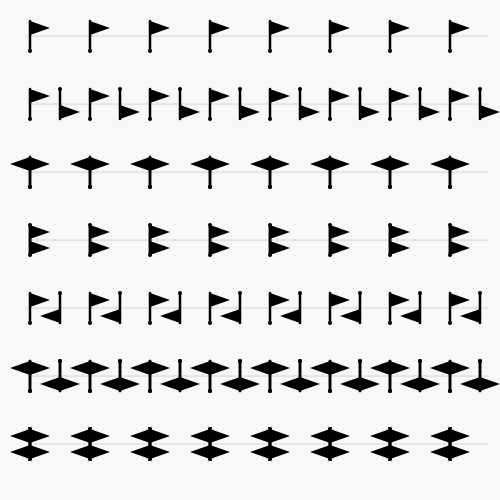
Frame 1 (no input)
Frame 2 (the mouse pressed at the canvas centre, redrawn once): identical to frame 1, image omitted

The p5.js sketch that drew this single still picture (run headless with seeded random() and noise() and a simulated clock; the mouse was pressed at the canvas centre and the sketch redrawn once):

// p5.js sketch
// ── sketch.js
// 프리즈군 7종을 한 캔버스에 7개 띠로 함께 보여준다. 검은 모티프(깃발), 흰 배경.
const P = 60, ROW_GAP = 68, TOP = 36;

function motif() {
  stroke(0);
  strokeWeight(2.5);
  line(0, 15, 0, -15);
  noStroke();
  fill(0);
  triangle(0, -15, 20, -8, 0, -1);
  circle(0, 15, 4);
}

function place(x, sx, sy) {
  push();
  translate(x, 0);
  scale(sx, sy);
  motif();
  pop();
}

// 7개 프리즈군: p1, p11g, p1m1, p11m, p2, p2mg, p2mm
const GROUPS = [
  x => { place(x, 1, 1); },
  x => { place(x, 1, 1); place(x + P / 2, 1, -1); },
  x => { place(x, 1, 1); place(x, -1, 1); },
  x => { place(x, 1, 1); place(x, 1, -1); },
  x => { place(x, 1, 1); place(x + P / 2, -1, -1); },
  x => { place(x, 1, 1); place(x, -1, 1); place(x + P / 2, 1, -1); place(x + P / 2, -1, -1); },
  x => { place(x, 1, 1); place(x, -1, 1); place(x, 1, -1); place(x, -1, -1); },
];

function setup() {
  createCanvas(500, 500);
  noLoop();
}

function draw() {
  background(248);
  GROUPS.forEach((fn, row) => {
    push();
    translate(0, TOP + row * ROW_GAP);
    stroke(210);
    strokeWeight(1);
    line(28, 0, width - 12, 0);
    for (let x = 30; x < width - 14; x += P) fn(x);
    pop();
  });
}
